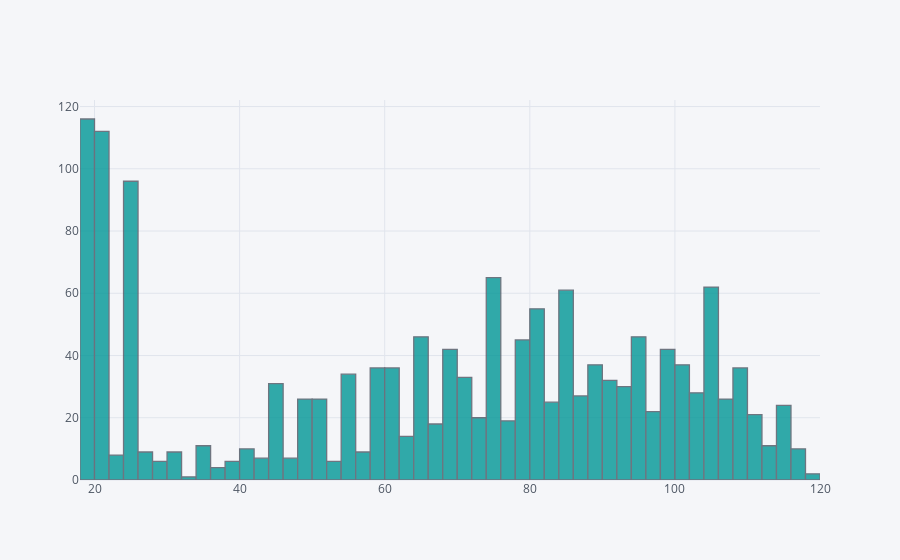
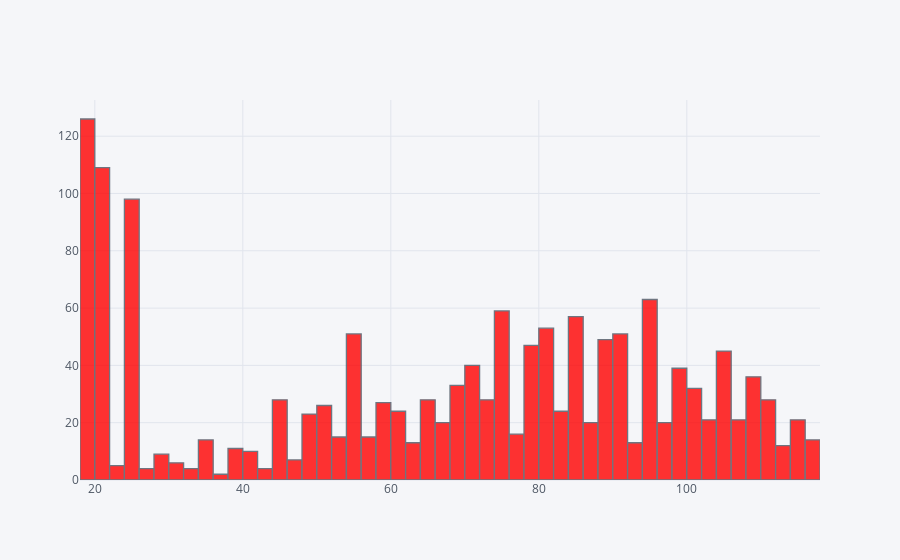
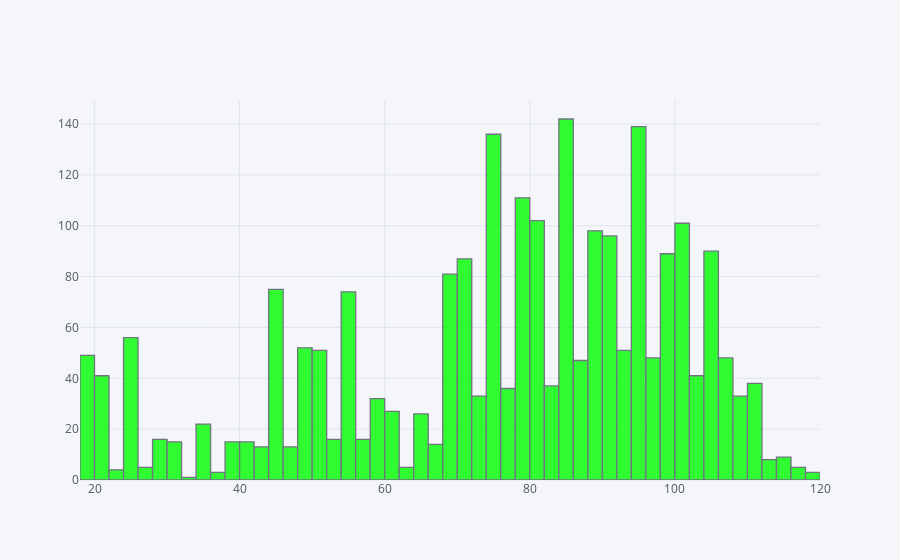
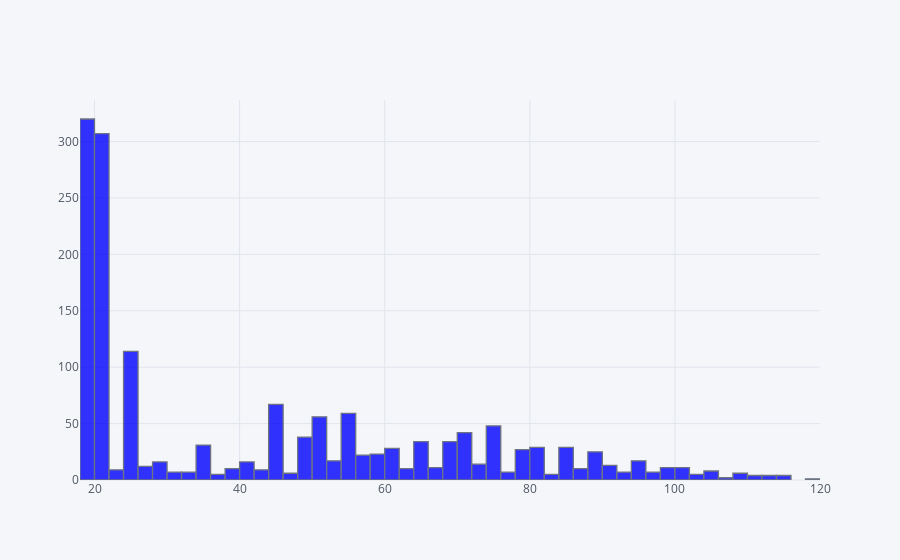

The cell these charts' notebook holds for them, in order:
### Code cell
cols = data.columns

data[cols[0]].iplot(kind='hist', color= 'rgb(0,150,150)')
data[cols[1]].iplot(kind='hist', color= 'rgb(255,0,0)')
data[cols[2]].iplot(kind='hist', color= 'rgb(0,255,0)')
data[cols[3]].iplot(kind='hist', color= 'rgb(0,0,255)')

### Figure 1 — Plotly figure (JSON) as saved in the notebook; plotly's stock layout.template omitted (floating-point values rounded to 4 significant figures; data arrays with more than 128 entries replaced by an {"elided": "..."} marker saying what was removed)
{"data": [{"histfunc": "count", "histnorm": "", "marker": {"color": "rgba(0, 150, 150, 1.0)", "line": {"color": "#4D5663", "width": 1.3}}, "name": "Bank transfer (automatic)", "opacity": 0.8, "orientation": "v", "type": "histogram", "uid": "1bcae42b-4d09-442b-90dd-c58d82c46c45", "x": {"elided": "7032 float values"}}], "layout": {"barmode": "overlay", "legend": {"bgcolor": "#F5F6F9", "font": {"color": "#4D5663"}}, "paper_bgcolor": "#F5F6F9", "plot_bgcolor": "#F5F6F9", "title": {"font": {"color": "#4D5663"}}, "xaxis": {"gridcolor": "#E1E5ED", "showgrid": true, "tickfont": {"color": "#4D5663"}, "title": {"font": {"color": "#4D5663"}, "text": ""}, "zerolinecolor": "#E1E5ED"}, "yaxis": {"gridcolor": "#E1E5ED", "showgrid": true, "tickfont": {"color": "#4D5663"}, "title": {"font": {"color": "#4D5663"}, "text": ""}, "zerolinecolor": "#E1E5ED"}}}

### Figure 2 — Plotly figure (JSON) as saved in the notebook; plotly's stock layout.template omitted (floating-point values rounded to 4 significant figures; data arrays with more than 128 entries replaced by an {"elided": "..."} marker saying what was removed)
{"data": [{"histfunc": "count", "histnorm": "", "marker": {"color": "rgba(255, 0, 0, 1.0)", "line": {"color": "#4D5663", "width": 1.3}}, "name": "Credit card (automatic)", "opacity": 0.8, "orientation": "v", "type": "histogram", "uid": "9e2fd6bb-4fa7-4990-8d8f-ec22bfcb4c75", "x": {"elided": "7032 float values"}}], "layout": {"barmode": "overlay", "legend": {"bgcolor": "#F5F6F9", "font": {"color": "#4D5663"}}, "paper_bgcolor": "#F5F6F9", "plot_bgcolor": "#F5F6F9", "title": {"font": {"color": "#4D5663"}}, "xaxis": {"gridcolor": "#E1E5ED", "showgrid": true, "tickfont": {"color": "#4D5663"}, "title": {"font": {"color": "#4D5663"}, "text": ""}, "zerolinecolor": "#E1E5ED"}, "yaxis": {"gridcolor": "#E1E5ED", "showgrid": true, "tickfont": {"color": "#4D5663"}, "title": {"font": {"color": "#4D5663"}, "text": ""}, "zerolinecolor": "#E1E5ED"}}}

### Figure 3 — Plotly figure (JSON) as saved in the notebook; plotly's stock layout.template omitted (floating-point values rounded to 4 significant figures; data arrays with more than 128 entries replaced by an {"elided": "..."} marker saying what was removed)
{"data": [{"histfunc": "count", "histnorm": "", "marker": {"color": "rgba(0, 255, 0, 1.0)", "line": {"color": "#4D5663", "width": 1.3}}, "name": "Electronic check", "opacity": 0.8, "orientation": "v", "type": "histogram", "uid": "e29381d9-b2c2-4fb3-b7b5-f881e297aa68", "x": {"elided": "7032 float values"}}], "layout": {"barmode": "overlay", "legend": {"bgcolor": "#F5F6F9", "font": {"color": "#4D5663"}}, "paper_bgcolor": "#F5F6F9", "plot_bgcolor": "#F5F6F9", "title": {"font": {"color": "#4D5663"}}, "xaxis": {"gridcolor": "#E1E5ED", "showgrid": true, "tickfont": {"color": "#4D5663"}, "title": {"font": {"color": "#4D5663"}, "text": ""}, "zerolinecolor": "#E1E5ED"}, "yaxis": {"gridcolor": "#E1E5ED", "showgrid": true, "tickfont": {"color": "#4D5663"}, "title": {"font": {"color": "#4D5663"}, "text": ""}, "zerolinecolor": "#E1E5ED"}}}

### Figure 4 — Plotly figure (JSON) as saved in the notebook; plotly's stock layout.template omitted (floating-point values rounded to 4 significant figures; data arrays with more than 128 entries replaced by an {"elided": "..."} marker saying what was removed)
{"data": [{"histfunc": "count", "histnorm": "", "marker": {"color": "rgba(0, 0, 255, 1.0)", "line": {"color": "#4D5663", "width": 1.3}}, "name": "Mailed check", "opacity": 0.8, "orientation": "v", "type": "histogram", "uid": "f71941a9-b55c-4040-9081-7e3dd50ad005", "x": {"elided": "7032 float values"}}], "layout": {"barmode": "overlay", "legend": {"bgcolor": "#F5F6F9", "font": {"color": "#4D5663"}}, "paper_bgcolor": "#F5F6F9", "plot_bgcolor": "#F5F6F9", "title": {"font": {"color": "#4D5663"}}, "xaxis": {"gridcolor": "#E1E5ED", "showgrid": true, "tickfont": {"color": "#4D5663"}, "title": {"font": {"color": "#4D5663"}, "text": ""}, "zerolinecolor": "#E1E5ED"}, "yaxis": {"gridcolor": "#E1E5ED", "showgrid": true, "tickfont": {"color": "#4D5663"}, "title": {"font": {"color": "#4D5663"}, "text": ""}, "zerolinecolor": "#E1E5ED"}}}
